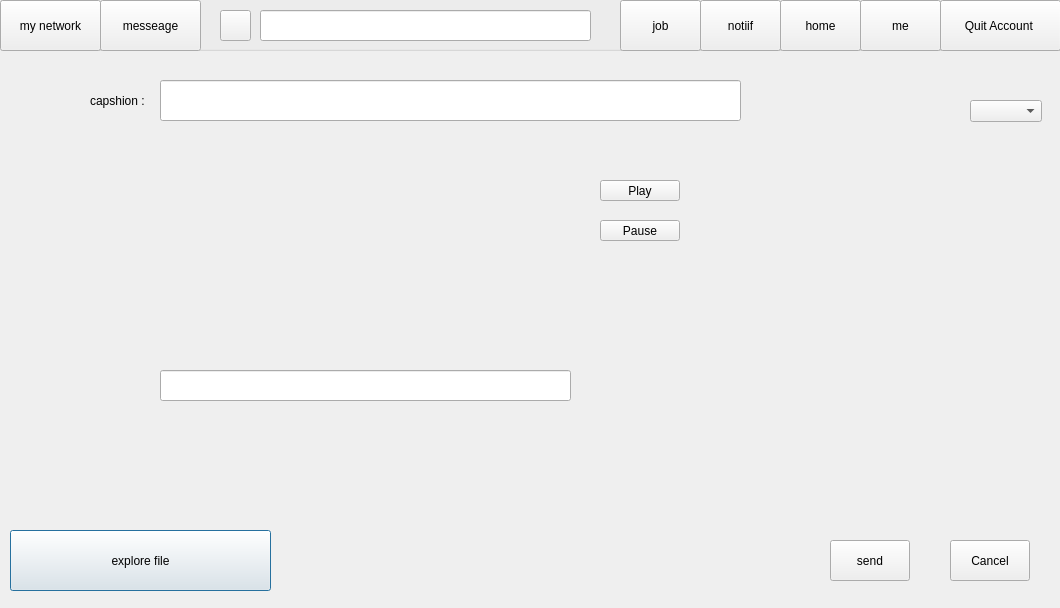
<?xml version="1.0" encoding="UTF-8"?>
<ui version="4.0">
 <class>send_post</class>
 <widget class="QDialog" name="send_post">
  <property name="geometry">
   <rect>
    <x>0</x>
    <y>0</y>
    <width>1060</width>
    <height>608</height>
   </rect>
  </property>
  <property name="windowTitle">
   <string>Dialog</string>
  </property>
  <widget class="QLabel" name="label">
   <property name="geometry">
    <rect>
     <x>90</x>
     <y>70</y>
     <width>71</width>
     <height>61</height>
    </rect>
   </property>
   <property name="text">
    <string>capshion : </string>
   </property>
  </widget>
  <widget class="QLineEdit" name="capshion">
   <property name="geometry">
    <rect>
     <x>160</x>
     <y>80</y>
     <width>581</width>
     <height>41</height>
    </rect>
   </property>
  </widget>
  <widget class="QPushButton" name="post">
   <property name="geometry">
    <rect>
     <x>10</x>
     <y>530</y>
     <width>261</width>
     <height>61</height>
    </rect>
   </property>
   <property name="text">
    <string>explore file</string>
   </property>
  </widget>
  <widget class="QPushButton" name="Upload_button">
   <property name="geometry">
    <rect>
     <x>830</x>
     <y>540</y>
     <width>80</width>
     <height>41</height>
    </rect>
   </property>
   <property name="text">
    <string>send</string>
   </property>
  </widget>
  <widget class="QPushButton" name="cancel_button">
   <property name="geometry">
    <rect>
     <x>950</x>
     <y>540</y>
     <width>80</width>
     <height>41</height>
    </rect>
   </property>
   <property name="text">
    <string>Cancel</string>
   </property>
  </widget>
  <widget class="QLabel" name="res_lable">
   <property name="geometry">
    <rect>
     <x>170</x>
     <y>180</y>
     <width>371</width>
     <height>171</height>
    </rect>
   </property>
   <property name="text">
    <string/>
   </property>
  </widget>
  <widget class="QLineEdit" name="address">
   <property name="geometry">
    <rect>
     <x>160</x>
     <y>370</y>
     <width>411</width>
     <height>31</height>
    </rect>
   </property>
  </widget>
  <widget class="QGroupBox" name="groupBox_3">
   <property name="geometry">
    <rect>
     <x>0</x>
     <y>-10</y>
     <width>1061</width>
     <height>61</height>
    </rect>
   </property>
   <property name="title">
    <string/>
   </property>
   <widget class="QPushButton" name="pushButton_3">
    <property name="geometry">
     <rect>
      <x>940</x>
      <y>10</y>
      <width>121</width>
      <height>51</height>
     </rect>
    </property>
    <property name="cursor">
     <cursorShape>PointingHandCursor</cursorShape>
    </property>
    <property name="toolTip">
     <string>&lt;html&gt;&lt;head/&gt;&lt;body&gt;&lt;p&gt;&lt;span style=&quot; color:#00007f;&quot;&gt;Exit your account&lt;/span&gt;&lt;/p&gt;&lt;/body&gt;&lt;/html&gt;</string>
    </property>
    <property name="text">
     <string>Quit Account </string>
    </property>
   </widget>
   <widget class="QPushButton" name="home_button">
    <property name="geometry">
     <rect>
      <x>780</x>
      <y>10</y>
      <width>81</width>
      <height>51</height>
     </rect>
    </property>
    <property name="cursor">
     <cursorShape>PointingHandCursor</cursorShape>
    </property>
    <property name="text">
     <string>home</string>
    </property>
   </widget>
   <widget class="QPushButton" name="me_button">
    <property name="geometry">
     <rect>
      <x>860</x>
      <y>10</y>
      <width>81</width>
      <height>51</height>
     </rect>
    </property>
    <property name="cursor">
     <cursorShape>PointingHandCursor</cursorShape>
    </property>
    <property name="text">
     <string>me</string>
    </property>
   </widget>
   <widget class="QPushButton" name="notif_button">
    <property name="geometry">
     <rect>
      <x>700</x>
      <y>10</y>
      <width>81</width>
      <height>51</height>
     </rect>
    </property>
    <property name="cursor">
     <cursorShape>PointingHandCursor</cursorShape>
    </property>
    <property name="text">
     <string>notiif</string>
    </property>
   </widget>
   <widget class="QPushButton" name="job_button">
    <property name="geometry">
     <rect>
      <x>620</x>
      <y>10</y>
      <width>81</width>
      <height>51</height>
     </rect>
    </property>
    <property name="cursor">
     <cursorShape>PointingHandCursor</cursorShape>
    </property>
    <property name="text">
     <string>job</string>
    </property>
   </widget>
   <widget class="QPushButton" name="mynetwork_button">
    <property name="geometry">
     <rect>
      <x>0</x>
      <y>10</y>
      <width>101</width>
      <height>51</height>
     </rect>
    </property>
    <property name="cursor">
     <cursorShape>PointingHandCursor</cursorShape>
    </property>
    <property name="text">
     <string>my network</string>
    </property>
   </widget>
   <widget class="QPushButton" name="message_button">
    <property name="geometry">
     <rect>
      <x>100</x>
      <y>10</y>
      <width>101</width>
      <height>51</height>
     </rect>
    </property>
    <property name="cursor">
     <cursorShape>PointingHandCursor</cursorShape>
    </property>
    <property name="text">
     <string>messeage</string>
    </property>
   </widget>
   <widget class="QPushButton" name="serach_button">
    <property name="geometry">
     <rect>
      <x>220</x>
      <y>20</y>
      <width>31</width>
      <height>31</height>
     </rect>
    </property>
    <property name="cursor">
     <cursorShape>PointingHandCursor</cursorShape>
    </property>
    <property name="text">
     <string/>
    </property>
   </widget>
   <widget class="QLineEdit" name="search">
    <property name="geometry">
     <rect>
      <x>260</x>
      <y>20</y>
      <width>331</width>
      <height>31</height>
     </rect>
    </property>
    <property name="toolTip">
     <string>search ID</string>
    </property>
    <property name="text">
     <string/>
    </property>
   </widget>
  </widget>
  <widget class="QPushButton" name="play">
   <property name="geometry">
    <rect>
     <x>600</x>
     <y>180</y>
     <width>80</width>
     <height>21</height>
    </rect>
   </property>
   <property name="text">
    <string>Play</string>
   </property>
  </widget>
  <widget class="QPushButton" name="pause">
   <property name="geometry">
    <rect>
     <x>600</x>
     <y>220</y>
     <width>80</width>
     <height>21</height>
    </rect>
   </property>
   <property name="text">
    <string>Pause</string>
   </property>
  </widget>
  <widget class="QComboBox" name="user_mod">
   <property name="geometry">
    <rect>
     <x>970</x>
     <y>100</y>
     <width>72</width>
     <height>22</height>
    </rect>
   </property>
  </widget>
 </widget>
 <resources/>
 <connections/>
</ui>
